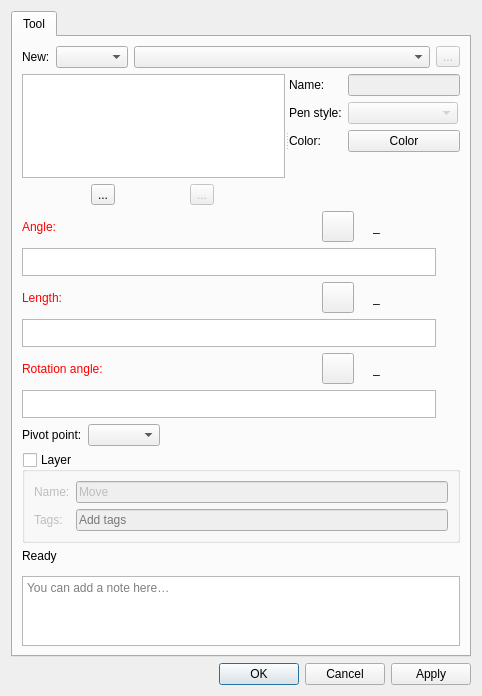
<?xml version="1.0" encoding="UTF-8"?>
<ui version="4.0">
 <class>DialogMove</class>
 <widget class="QDialog" name="DialogMove">
  <property name="enabled">
   <bool>true</bool>
  </property>
  <property name="geometry">
   <rect>
    <x>0</x>
    <y>0</y>
    <width>482</width>
    <height>696</height>
   </rect>
  </property>
  <property name="windowTitle">
   <string>Move</string>
  </property>
  <property name="windowIcon">
   <iconset resource="../../../vmisc/share/resources/icon.qrc">
    <normaloff>:/icon/64x64/icon64x64.png</normaloff>:/icon/64x64/icon64x64.png</iconset>
  </property>
  <layout class="QVBoxLayout" name="verticalLayout_2">
   <item>
    <widget class="QTabWidget" name="tabWidget">
     <property name="currentIndex">
      <number>0</number>
     </property>
     <widget class="QWidget" name="tab">
      <attribute name="title">
       <string>Tool</string>
      </attribute>
      <layout class="QVBoxLayout" name="verticalLayout">
       <item>
        <layout class="QHBoxLayout" name="horizontalLayout_5">
         <item>
          <widget class="QLabel" name="label_8">
           <property name="sizePolicy">
            <sizepolicy hsizetype="Preferred" vsizetype="Preferred">
             <horstretch>0</horstretch>
             <verstretch>0</verstretch>
            </sizepolicy>
           </property>
           <property name="text">
            <string>New:</string>
           </property>
          </widget>
         </item>
         <item>
          <widget class="QComboBox" name="comboBoxObjectType">
           <property name="sizePolicy">
            <sizepolicy hsizetype="Preferred" vsizetype="Fixed">
             <horstretch>0</horstretch>
             <verstretch>0</verstretch>
            </sizepolicy>
           </property>
          </widget>
         </item>
         <item>
          <widget class="QComboBox" name="comboBoxNewObject">
           <property name="sizePolicy">
            <sizepolicy hsizetype="Expanding" vsizetype="Fixed">
             <horstretch>0</horstretch>
             <verstretch>0</verstretch>
            </sizepolicy>
           </property>
          </widget>
         </item>
         <item>
          <widget class="QToolButton" name="toolButtonNewObject">
           <property name="enabled">
            <bool>false</bool>
           </property>
           <property name="text">
            <string notr="true">...</string>
           </property>
           <property name="icon">
            <iconset theme="list-add"/>
           </property>
          </widget>
         </item>
        </layout>
       </item>
       <item>
        <widget class="QSplitter" name="splitter">
         <property name="orientation">
          <enum>Qt::Orientation::Horizontal</enum>
         </property>
         <widget class="QWidget" name="layoutWidget">
          <layout class="QVBoxLayout" name="verticalLayout_4">
           <item>
            <widget class="QListWidget" name="listWidget">
             <property name="editTriggers">
              <set>QAbstractItemView::EditTrigger::CurrentChanged</set>
             </property>
            </widget>
           </item>
           <item>
            <layout class="QHBoxLayout" name="horizontalLayout_3">
             <item>
              <widget class="QToolButton" name="toolButtonBulkRename">
               <property name="toolTip">
                <string>Bulk rename</string>
               </property>
               <property name="text">
                <string notr="true">...</string>
               </property>
               <property name="icon">
                <iconset theme="edit-rename"/>
               </property>
              </widget>
             </item>
             <item>
              <widget class="QToolButton" name="toolButtonRemoveObject">
               <property name="enabled">
                <bool>false</bool>
               </property>
               <property name="toolTip">
                <string>Remove object</string>
               </property>
               <property name="text">
                <string notr="true">...</string>
               </property>
               <property name="icon">
                <iconset theme="edit-delete"/>
               </property>
              </widget>
             </item>
            </layout>
           </item>
          </layout>
         </widget>
         <widget class="QWidget" name="formLayoutWidget">
          <layout class="QFormLayout" name="formLayout_2">
           <item row="0" column="0">
            <widget class="QLabel" name="labelName">
             <property name="text">
              <string>Name:</string>
             </property>
            </widget>
           </item>
           <item row="0" column="1">
            <widget class="QLineEdit" name="lineEditName">
             <property name="enabled">
              <bool>false</bool>
             </property>
            </widget>
           </item>
           <item row="1" column="0">
            <widget class="QLabel" name="label_7">
             <property name="text">
              <string>Pen style:</string>
             </property>
            </widget>
           </item>
           <item row="1" column="1">
            <widget class="QComboBox" name="comboBoxPenStyle">
             <property name="enabled">
              <bool>false</bool>
             </property>
             <property name="sizePolicy">
              <sizepolicy hsizetype="Expanding" vsizetype="Fixed">
               <horstretch>0</horstretch>
               <verstretch>0</verstretch>
              </sizepolicy>
             </property>
             <property name="minimumSize">
              <size>
               <width>80</width>
               <height>0</height>
              </size>
             </property>
             <property name="maximumSize">
              <size>
               <width>110</width>
               <height>16777215</height>
              </size>
             </property>
             <property name="sizeAdjustPolicy">
              <enum>QComboBox::SizeAdjustPolicy::AdjustToContents</enum>
             </property>
             <property name="iconSize">
              <size>
               <width>80</width>
               <height>14</height>
              </size>
             </property>
            </widget>
           </item>
           <item row="2" column="0">
            <widget class="QLabel" name="label_6">
             <property name="text">
              <string>Color:</string>
             </property>
            </widget>
           </item>
           <item row="2" column="1">
            <widget class="VPE::QtColorPicker" name="pushButtonColor">
             <property name="text">
              <string notr="true">Color</string>
             </property>
            </widget>
           </item>
          </layout>
         </widget>
        </widget>
       </item>
       <item>
        <layout class="QHBoxLayout" name="horizontalLayout">
         <item alignment="Qt::AlignmentFlag::AlignLeft">
          <widget class="QLabel" name="labelEditAngle">
           <property name="sizePolicy">
            <sizepolicy hsizetype="Fixed" vsizetype="Preferred">
             <horstretch>0</horstretch>
             <verstretch>0</verstretch>
            </sizepolicy>
           </property>
           <property name="palette">
            <palette>
             <active>
              <colorrole role="WindowText">
               <brush brushstyle="SolidPattern">
                <color alpha="255">
                 <red>255</red>
                 <green>0</green>
                 <blue>0</blue>
                </color>
               </brush>
              </colorrole>
             </active>
             <inactive>
              <colorrole role="WindowText">
               <brush brushstyle="SolidPattern">
                <color alpha="255">
                 <red>255</red>
                 <green>0</green>
                 <blue>0</blue>
                </color>
               </brush>
              </colorrole>
             </inactive>
             <disabled>
              <colorrole role="WindowText">
               <brush brushstyle="SolidPattern">
                <color alpha="255">
                 <red>159</red>
                 <green>158</green>
                 <blue>158</blue>
                </color>
               </brush>
              </colorrole>
             </disabled>
            </palette>
           </property>
           <property name="text">
            <string>Angle:</string>
           </property>
          </widget>
         </item>
         <item>
          <spacer name="horizontalSpacer">
           <property name="orientation">
            <enum>Qt::Orientation::Horizontal</enum>
           </property>
           <property name="sizeHint" stdset="0">
            <size>
             <width>40</width>
             <height>20</height>
            </size>
           </property>
          </spacer>
         </item>
         <item alignment="Qt::AlignmentFlag::AlignRight">
          <widget class="QToolButton" name="toolButtonExprAngle">
           <property name="toolTip">
            <string>Formula wizard</string>
           </property>
           <property name="text">
            <string notr="true"/>
           </property>
           <property name="icon">
            <iconset resource="../../../vmisc/share/resources/icon.qrc">
             <normaloff>:/icon/light/24x24/fx.png</normaloff>:/icon/light/24x24/fx.png</iconset>
           </property>
           <property name="iconSize">
            <size>
             <width>24</width>
             <height>24</height>
            </size>
           </property>
          </widget>
         </item>
         <item alignment="Qt::AlignmentFlag::AlignRight">
          <widget class="QLabel" name="label_2">
           <property name="text">
            <string/>
           </property>
           <property name="pixmap">
            <pixmap resource="../../../vmisc/share/resources/icon.qrc">:/icon/light/24x24/equal.png</pixmap>
           </property>
          </widget>
         </item>
         <item alignment="Qt::AlignmentFlag::AlignRight">
          <widget class="QLabel" name="labelResultAngle">
           <property name="sizePolicy">
            <sizepolicy hsizetype="Fixed" vsizetype="Preferred">
             <horstretch>0</horstretch>
             <verstretch>0</verstretch>
            </sizepolicy>
           </property>
           <property name="minimumSize">
            <size>
             <width>87</width>
             <height>0</height>
            </size>
           </property>
           <property name="toolTip">
            <string>Value</string>
           </property>
           <property name="text">
            <string notr="true">_</string>
           </property>
          </widget>
         </item>
        </layout>
       </item>
       <item>
        <layout class="QHBoxLayout" name="horizontalLayout_6">
         <item>
          <widget class="VPlainTextEdit" name="plainTextEditAngle">
           <property name="sizePolicy">
            <sizepolicy hsizetype="Expanding" vsizetype="Preferred">
             <horstretch>0</horstretch>
             <verstretch>0</verstretch>
            </sizepolicy>
           </property>
           <property name="maximumSize">
            <size>
             <width>16777215</width>
             <height>28</height>
            </size>
           </property>
           <property name="toolTip">
            <string>Calculation</string>
           </property>
           <property name="tabChangesFocus">
            <bool>true</bool>
           </property>
          </widget>
         </item>
         <item>
          <widget class="QPushButton" name="pushButtonGrowAngle">
           <property name="maximumSize">
            <size>
             <width>18</width>
             <height>18</height>
            </size>
           </property>
           <property name="sizeIncrement">
            <size>
             <width>0</width>
             <height>0</height>
            </size>
           </property>
           <property name="toolTip">
            <string>&lt;html&gt;&lt;head/&gt;&lt;body&gt;&lt;p&gt;Show full calculation in message box&lt;/p&gt;&lt;/body&gt;&lt;/html&gt;</string>
           </property>
           <property name="text">
            <string notr="true"/>
           </property>
           <property name="icon">
            <iconset theme="go-down"/>
           </property>
           <property name="iconSize">
            <size>
             <width>16</width>
             <height>16</height>
            </size>
           </property>
           <property name="flat">
            <bool>true</bool>
           </property>
          </widget>
         </item>
        </layout>
       </item>
       <item>
        <layout class="QHBoxLayout" name="horizontalLayout_2">
         <item alignment="Qt::AlignmentFlag::AlignLeft">
          <widget class="QLabel" name="labelEditLength">
           <property name="sizePolicy">
            <sizepolicy hsizetype="Fixed" vsizetype="Preferred">
             <horstretch>0</horstretch>
             <verstretch>0</verstretch>
            </sizepolicy>
           </property>
           <property name="palette">
            <palette>
             <active>
              <colorrole role="WindowText">
               <brush brushstyle="SolidPattern">
                <color alpha="255">
                 <red>255</red>
                 <green>0</green>
                 <blue>0</blue>
                </color>
               </brush>
              </colorrole>
             </active>
             <inactive>
              <colorrole role="WindowText">
               <brush brushstyle="SolidPattern">
                <color alpha="255">
                 <red>255</red>
                 <green>0</green>
                 <blue>0</blue>
                </color>
               </brush>
              </colorrole>
             </inactive>
             <disabled>
              <colorrole role="WindowText">
               <brush brushstyle="SolidPattern">
                <color alpha="255">
                 <red>159</red>
                 <green>158</green>
                 <blue>158</blue>
                </color>
               </brush>
              </colorrole>
             </disabled>
            </palette>
           </property>
           <property name="text">
            <string>Length:</string>
           </property>
          </widget>
         </item>
         <item>
          <spacer name="horizontalSpacer_2">
           <property name="orientation">
            <enum>Qt::Orientation::Horizontal</enum>
           </property>
           <property name="sizeHint" stdset="0">
            <size>
             <width>40</width>
             <height>20</height>
            </size>
           </property>
          </spacer>
         </item>
         <item alignment="Qt::AlignmentFlag::AlignRight">
          <widget class="QToolButton" name="toolButtonExprLength">
           <property name="toolTip">
            <string>Formula wizard</string>
           </property>
           <property name="text">
            <string notr="true"/>
           </property>
           <property name="icon">
            <iconset resource="../../../vmisc/share/resources/icon.qrc">
             <normaloff>:/icon/light/24x24/fx.png</normaloff>:/icon/light/24x24/fx.png</iconset>
           </property>
           <property name="iconSize">
            <size>
             <width>24</width>
             <height>24</height>
            </size>
           </property>
          </widget>
         </item>
         <item alignment="Qt::AlignmentFlag::AlignRight">
          <widget class="QLabel" name="label_3">
           <property name="text">
            <string/>
           </property>
           <property name="pixmap">
            <pixmap resource="../../../vmisc/share/resources/icon.qrc">:/icon/light/24x24/equal.png</pixmap>
           </property>
          </widget>
         </item>
         <item alignment="Qt::AlignmentFlag::AlignRight">
          <widget class="QLabel" name="labelResultLength">
           <property name="sizePolicy">
            <sizepolicy hsizetype="Fixed" vsizetype="Preferred">
             <horstretch>0</horstretch>
             <verstretch>0</verstretch>
            </sizepolicy>
           </property>
           <property name="minimumSize">
            <size>
             <width>87</width>
             <height>0</height>
            </size>
           </property>
           <property name="toolTip">
            <string>Value</string>
           </property>
           <property name="text">
            <string notr="true">_</string>
           </property>
          </widget>
         </item>
        </layout>
       </item>
       <item>
        <layout class="QHBoxLayout" name="horizontalLayout_7">
         <item>
          <widget class="VPlainTextEdit" name="plainTextEditLength">
           <property name="sizePolicy">
            <sizepolicy hsizetype="Expanding" vsizetype="Preferred">
             <horstretch>0</horstretch>
             <verstretch>0</verstretch>
            </sizepolicy>
           </property>
           <property name="maximumSize">
            <size>
             <width>16777215</width>
             <height>28</height>
            </size>
           </property>
           <property name="toolTip">
            <string>Calculation</string>
           </property>
           <property name="tabChangesFocus">
            <bool>true</bool>
           </property>
          </widget>
         </item>
         <item>
          <widget class="QPushButton" name="pushButtonGrowLength">
           <property name="maximumSize">
            <size>
             <width>18</width>
             <height>18</height>
            </size>
           </property>
           <property name="sizeIncrement">
            <size>
             <width>0</width>
             <height>0</height>
            </size>
           </property>
           <property name="toolTip">
            <string>&lt;html&gt;&lt;head/&gt;&lt;body&gt;&lt;p&gt;Show full calculation in message box&lt;/p&gt;&lt;/body&gt;&lt;/html&gt;</string>
           </property>
           <property name="text">
            <string notr="true"/>
           </property>
           <property name="icon">
            <iconset theme="go-down"/>
           </property>
           <property name="iconSize">
            <size>
             <width>16</width>
             <height>16</height>
            </size>
           </property>
           <property name="flat">
            <bool>true</bool>
           </property>
          </widget>
         </item>
        </layout>
       </item>
       <item>
        <layout class="QHBoxLayout" name="horizontalLayout_4">
         <item alignment="Qt::AlignmentFlag::AlignLeft">
          <widget class="QLabel" name="labelEditRotationAngle">
           <property name="sizePolicy">
            <sizepolicy hsizetype="Fixed" vsizetype="Preferred">
             <horstretch>0</horstretch>
             <verstretch>0</verstretch>
            </sizepolicy>
           </property>
           <property name="palette">
            <palette>
             <active>
              <colorrole role="WindowText">
               <brush brushstyle="SolidPattern">
                <color alpha="255">
                 <red>255</red>
                 <green>0</green>
                 <blue>0</blue>
                </color>
               </brush>
              </colorrole>
             </active>
             <inactive>
              <colorrole role="WindowText">
               <brush brushstyle="SolidPattern">
                <color alpha="255">
                 <red>255</red>
                 <green>0</green>
                 <blue>0</blue>
                </color>
               </brush>
              </colorrole>
             </inactive>
             <disabled>
              <colorrole role="WindowText">
               <brush brushstyle="SolidPattern">
                <color alpha="255">
                 <red>159</red>
                 <green>158</green>
                 <blue>158</blue>
                </color>
               </brush>
              </colorrole>
             </disabled>
            </palette>
           </property>
           <property name="text">
            <string>Rotation angle:</string>
           </property>
          </widget>
         </item>
         <item>
          <spacer name="horizontalSpacer_3">
           <property name="orientation">
            <enum>Qt::Orientation::Horizontal</enum>
           </property>
           <property name="sizeHint" stdset="0">
            <size>
             <width>40</width>
             <height>20</height>
            </size>
           </property>
          </spacer>
         </item>
         <item alignment="Qt::AlignmentFlag::AlignRight">
          <widget class="QToolButton" name="toolButtonExprRotationAngle">
           <property name="toolTip">
            <string>Formula wizard</string>
           </property>
           <property name="text">
            <string notr="true"/>
           </property>
           <property name="icon">
            <iconset resource="../../../vmisc/share/resources/icon.qrc">
             <normaloff>:/icon/light/24x24/fx.png</normaloff>:/icon/light/24x24/fx.png</iconset>
           </property>
           <property name="iconSize">
            <size>
             <width>24</width>
             <height>24</height>
            </size>
           </property>
          </widget>
         </item>
         <item alignment="Qt::AlignmentFlag::AlignRight">
          <widget class="QLabel" name="label_4">
           <property name="text">
            <string/>
           </property>
           <property name="pixmap">
            <pixmap resource="../../../vmisc/share/resources/icon.qrc">:/icon/light/24x24/equal.png</pixmap>
           </property>
          </widget>
         </item>
         <item alignment="Qt::AlignmentFlag::AlignRight">
          <widget class="QLabel" name="labelResultRotationAngle">
           <property name="sizePolicy">
            <sizepolicy hsizetype="Fixed" vsizetype="Preferred">
             <horstretch>0</horstretch>
             <verstretch>0</verstretch>
            </sizepolicy>
           </property>
           <property name="minimumSize">
            <size>
             <width>87</width>
             <height>0</height>
            </size>
           </property>
           <property name="toolTip">
            <string>Value</string>
           </property>
           <property name="text">
            <string notr="true">_</string>
           </property>
          </widget>
         </item>
        </layout>
       </item>
       <item>
        <layout class="QHBoxLayout" name="horizontalLayout_8">
         <item>
          <widget class="VPlainTextEdit" name="plainTextEditRotationAngle">
           <property name="sizePolicy">
            <sizepolicy hsizetype="Expanding" vsizetype="Preferred">
             <horstretch>0</horstretch>
             <verstretch>0</verstretch>
            </sizepolicy>
           </property>
           <property name="maximumSize">
            <size>
             <width>16777215</width>
             <height>28</height>
            </size>
           </property>
           <property name="toolTip">
            <string>Calculation</string>
           </property>
           <property name="tabChangesFocus">
            <bool>true</bool>
           </property>
          </widget>
         </item>
         <item>
          <widget class="QPushButton" name="pushButtonGrowRotationAngle">
           <property name="maximumSize">
            <size>
             <width>18</width>
             <height>18</height>
            </size>
           </property>
           <property name="sizeIncrement">
            <size>
             <width>0</width>
             <height>0</height>
            </size>
           </property>
           <property name="toolTip">
            <string>&lt;html&gt;&lt;head/&gt;&lt;body&gt;&lt;p&gt;Show full calculation in message box&lt;/p&gt;&lt;/body&gt;&lt;/html&gt;</string>
           </property>
           <property name="text">
            <string notr="true"/>
           </property>
           <property name="icon">
            <iconset theme="go-down"/>
           </property>
           <property name="iconSize">
            <size>
             <width>16</width>
             <height>16</height>
            </size>
           </property>
           <property name="flat">
            <bool>true</bool>
           </property>
          </widget>
         </item>
        </layout>
       </item>
       <item>
        <layout class="QFormLayout" name="formLayout">
         <property name="fieldGrowthPolicy">
          <enum>QFormLayout::FieldGrowthPolicy::ExpandingFieldsGrow</enum>
         </property>
         <item row="0" column="0">
          <widget class="QLabel" name="label">
           <property name="text">
            <string>Pivot point:</string>
           </property>
          </widget>
         </item>
         <item row="0" column="1">
          <widget class="QComboBox" name="comboBoxRotationOriginPoint"/>
         </item>
        </layout>
       </item>
       <item>
        <widget class="QGroupBox" name="groupBoxVisibilityGroup">
         <property name="toolTip">
          <string>Enable to create a layer from original objects</string>
         </property>
         <property name="title">
          <string>Layer</string>
         </property>
         <property name="checkable">
          <bool>true</bool>
         </property>
         <property name="checked">
          <bool>false</bool>
         </property>
         <layout class="QGridLayout" name="gridLayout">
          <item row="0" column="0">
           <widget class="QLabel" name="labelGroupName">
            <property name="text">
             <string>Name:</string>
            </property>
           </widget>
          </item>
          <item row="0" column="1">
           <widget class="QLineEdit" name="lineEditVisibilityGroup">
            <property name="text">
             <string>Move</string>
            </property>
           </widget>
          </item>
          <item row="1" column="0">
           <widget class="QLabel" name="label_5">
            <property name="text">
             <string>Tags:</string>
            </property>
           </widget>
          </item>
          <item row="1" column="1">
           <widget class="VCompleterLineEdit" name="lineEditGroupTags">
            <property name="toolTip">
             <string>Separate each tag with comma.</string>
            </property>
            <property name="placeholderText">
             <string>Add tags</string>
            </property>
           </widget>
          </item>
         </layout>
        </widget>
       </item>
       <item>
        <widget class="QLabel" name="labelStatus">
         <property name="text">
          <string>Ready</string>
         </property>
        </widget>
       </item>
       <item>
        <layout class="QHBoxLayout" name="notesSeparatorLayout">
         <property name="leftMargin">
          <number>33</number>
         </property>
         <property name="rightMargin">
          <number>33</number>
         </property>
         <item>
          <widget class="QFrame" name="notesSeparator">
           <property name="minimumSize">
            <size>
             <width>0</width>
             <height>1</height>
            </size>
           </property>
           <property name="maximumSize">
            <size>
             <width>16777215</width>
             <height>1</height>
            </size>
           </property>
          </widget>
         </item>
        </layout>
       </item>
       <item>
        <widget class="QPlainTextEdit" name="plainTextEditToolNotes">
         <property name="placeholderText">
          <string>You can add a note here…</string>
         </property>
         <property name="maximumSize">
          <size>
           <width>16777215</width>
           <height>100</height>
          </size>
         </property>
        </widget>
       </item>
      </layout>
     </widget>
    </widget>
   </item>
   <item>
    <widget class="QDialogButtonBox" name="buttonBox">
     <property name="orientation">
      <enum>Qt::Orientation::Horizontal</enum>
     </property>
     <property name="standardButtons">
      <set>QDialogButtonBox::StandardButton::Apply|QDialogButtonBox::StandardButton::Cancel|QDialogButtonBox::StandardButton::Ok</set>
     </property>
    </widget>
   </item>
  </layout>
 </widget>
 <customwidgets>
  <customwidget>
   <class>VPE::QtColorPicker</class>
   <extends>QPushButton</extends>
   <header>../vpropertyexplorer/qtcolorpicker.h</header>
  </customwidget>
  <customwidget>
   <class>VCompleterLineEdit</class>
   <extends>QLineEdit</extends>
   <header>../vwidgets/vlineedit.h</header>
  </customwidget>
  <customwidget>
   <class>VPlainTextEdit</class>
   <extends>QPlainTextEdit</extends>
   <header>../vwidgets/vplaintextedit.h</header>
  </customwidget>
 </customwidgets>
 <resources>
  <include location="../../../vmisc/share/resources/icon.qrc"/>
 </resources>
 <connections>
  <connection>
   <sender>buttonBox</sender>
   <signal>accepted()</signal>
   <receiver>DialogMove</receiver>
   <slot>accept()</slot>
   <hints>
    <hint type="sourcelabel">
     <x>248</x>
     <y>254</y>
    </hint>
    <hint type="destinationlabel">
     <x>157</x>
     <y>274</y>
    </hint>
   </hints>
  </connection>
  <connection>
   <sender>buttonBox</sender>
   <signal>rejected()</signal>
   <receiver>DialogMove</receiver>
   <slot>reject()</slot>
   <hints>
    <hint type="sourcelabel">
     <x>316</x>
     <y>260</y>
    </hint>
    <hint type="destinationlabel">
     <x>286</x>
     <y>274</y>
    </hint>
   </hints>
  </connection>
 </connections>
</ui>
